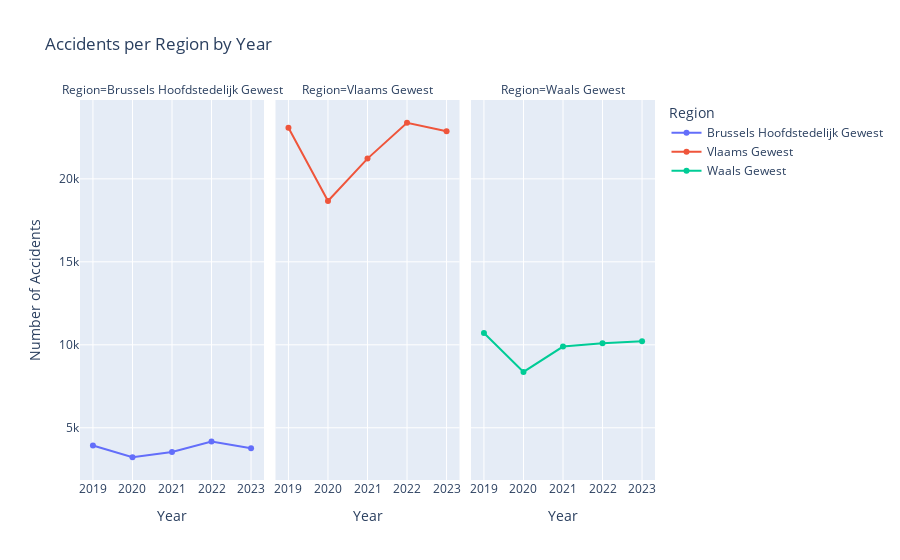

This figure's notebook cell:
### Code cell
# Now its time to check per region
fig,ax=plt.subplots(figsize=(15,4))
accidents_per_region = df.groupby('Region')[['Accident']].sum()
accidents_per_region = accidents_per_region.sort_values(by='Accident',ascending=False).reset_index()
sns.barplot(data=accidents_per_region, x='Region', y='Accident',hue='Region',legend=True)
for i in range(len(accidents_per_region)):
    plt.text(i, accidents_per_region['Accident'][i], accidents_per_region['Accident'][i], ha = 'center')
plt.title('Accidents per Region')
plt.xlabel('Region')
plt.ylabel('Number of Accidents')
plt.legend(title='Region',loc='upper right',bbox_to_anchor=(1.2, 1))
plt.show()

# Grouping accidents per region and year
accidents_per_region = df.groupby(['Year', 'Region'])[['Accident']].sum()
accidents_per_region = accidents_per_region.reset_index()
fig=px.line(accidents_per_region, x='Year', y='Accident', title='Accidents per Region by Year', color='Region', 
        labels={'Year':'Year', 'Accident':'Number of Accidents', 'Region':'Region'},line_group='Region',markers=True, facet_col='Region')
fig.write_html('Accidents_per_Region_by_Year.html')
fig.show()

### Figure 1 — Plotly figure (JSON) as saved in the notebook; plotly's stock layout.template omitted (floating-point values rounded to 4 significant figures)
{"data": [{"hovertemplate": "Region=Brussels Hoofdstedelijk Gewest<br>Year=%{x}<br>Number of Accidents=%{y}<extra></extra>", "legendgroup": "Brussels Hoofdstedelijk Gewest", "line": {"color": "#636efa", "dash": "solid"}, "marker": {"symbol": "circle"}, "mode": "lines+markers", "name": "Brussels Hoofdstedelijk Gewest", "orientation": "v", "showlegend": true, "type": "scatter", "x": [2019, 2020, 2021, 2022, 2023], "xaxis": "x", "y": [3928, 3224, 3545, 4171, 3773], "yaxis": "y"}, {"hovertemplate": "Region=Vlaams Gewest<br>Year=%{x}<br>Number of Accidents=%{y}<extra></extra>", "legendgroup": "Vlaams Gewest", "line": {"color": "#EF553B", "dash": "solid"}, "marker": {"symbol": "circle"}, "mode": "lines+markers", "name": "Vlaams Gewest", "orientation": "v", "showlegend": true, "type": "scatter", "x": [2019, 2020, 2021, 2022, 2023], "xaxis": "x2", "y": [23078, 18663, 21220, 23380, 22871], "yaxis": "y2"}, {"hovertemplate": "Region=Waals Gewest<br>Year=%{x}<br>Number of Accidents=%{y}<extra></extra>", "legendgroup": "Waals Gewest", "line": {"color": "#00cc96", "dash": "solid"}, "marker": {"symbol": "circle"}, "mode": "lines+markers", "name": "Waals Gewest", "orientation": "v", "showlegend": true, "type": "scatter", "x": [2019, 2020, 2021, 2022, 2023], "xaxis": "x3", "y": [10713, 8364, 9895, 10099, 10211], "yaxis": "y3"}], "layout": {"annotations": [{"font": {}, "showarrow": false, "text": "Region=Brussels Hoofdstedelijk Gewest", "x": 0.16, "xanchor": "center", "xref": "paper", "y": 1, "yanchor": "bottom", "yref": "paper"}, {"font": {}, "showarrow": false, "text": "Region=Vlaams Gewest", "x": 0.5, "xanchor": "center", "xref": "paper", "y": 1, "yanchor": "bottom", "yref": "paper"}, {"font": {}, "showarrow": false, "text": "Region=Waals Gewest", "x": 0.84, "xanchor": "center", "xref": "paper", "y": 1, "yanchor": "bottom", "yref": "paper"}], "legend": {"title": {"text": "Region"}, "tracegroupgap": 0}, "title": {"text": "Accidents per Region by Year"}, "xaxis": {"anchor": "y", "domain": [0, 0.32], "title": {"text": "Year"}}, "xaxis2": {"anchor": "y2", "domain": [0.34, 0.66], "matches": "x", "title": {"text": "Year"}}, "xaxis3": {"anchor": "y3", "domain": [0.68, 1.0], "matches": "x", "title": {"text": "Year"}}, "yaxis": {"anchor": "x", "domain": [0, 1], "title": {"text": "Number of Accidents"}}, "yaxis2": {"anchor": "x2", "domain": [0, 1], "matches": "y", "showticklabels": false}, "yaxis3": {"anchor": "x3", "domain": [0, 1], "matches": "y", "showticklabels": false}}}
